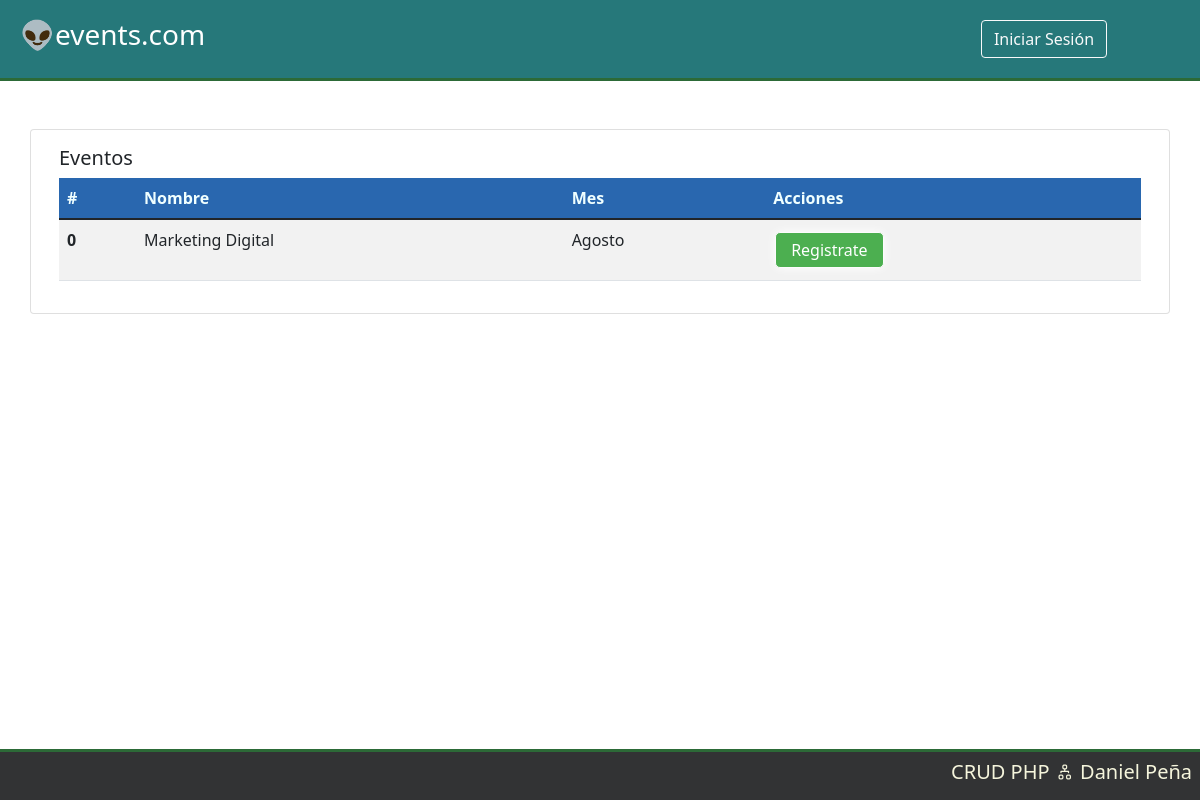
Page /principalPage.php on the committed database.
### tables this page shows
CREATE TABLE `citas` (
  `id` int(11) NOT NULL,
  `name` varchar(255) NOT NULL,
  `month` varchar(255) NOT NULL,
  `description` varchar(300) DEFAULT NULL
);

### principalPage.php (the view, shortened to what this page needs)
<?php include 'template/header.php'; ?>
<?php
include_once 'model/conexion.php';
$query = $bd->query("SELECT * FROM citas");
$events = $query->fetchAll(PDO::FETCH_OBJ);
?>
<div class="container mt-5 scale-up-center" style="margin-bottom: 100px;">
    <div class="row">
        <div class="card">
            <div class="card-body">
                <div class="row justify-content-between">
                    <h5 class="card-title col-md-4">Eventos</h5>
                </div>
                <table class="table table-striped">
                    <thead>
                        <tr>
                            <th style="background-color: #2967af;color:azure"scope="col">#</th>
                            <th style="background-color: #2967af;color:azure"scope="col">Nombre</th>
                            <th style="background-color: #2967af;color:azure"scope="col">Mes</th>
                            <th style="background-color: #2967af;color:azure"scope="col">Acciones</th>
                        </tr>
                    </thead>
                    <tbody>
                        <?php
                        foreach ($events as $event) {
                        ?>
                            <tr>
                                <th scope="row"><?php echo $event->id ?></th>
                                <td><?php echo $event->name ?></td>
                                <td><?php echo $event->month ?></td>
                                <td>
                                    <a class="boton" href="functions/event/registrar_evento.php?eventId=<?php echo $event->id ?>">Registrate</a>
                                </td>
                            </tr>
                        <?php
                        }
                        ?>
                    </tbody>
                </table>
            </div>
        </div>
    </div>
</div>
<?php include 'template/footer.php'; ?>

### styles/estilos.css (style rules this page uses)
.boton { background-color: #4CAF50; border: solid 1px #fcfcfc; color: white; padding: 5px 15px; text-align: center; text-decoration: none; display: inline-block; font-size: 16px; margin: 4px 2px; cursor: pointer; border-radius: 5px; box-shadow: 0px 0px 10px #ffffff; }

### rows in the picture
citas: id "0", name "Marketing Digital", month "Agosto"
